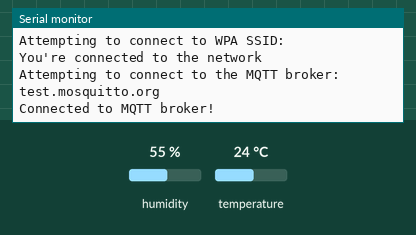
This sketch was run on a simulated Arduino Uno R4 WiFi. Shown: the last lines printed to the serial monitor. The test bench sets the inputs (shaded band); at power-on: temperature 24 °C, humidity 55 %. WiFi joins after 1.5 s; servers stay silent unless stated; no MQTT or app messages arrive unless stated; not simulated (calls return 0 or success): arduino_secrets.h.

Above: at 4.7 s.
4.8 s: temperature set to 12 °C
At 11.0 s:
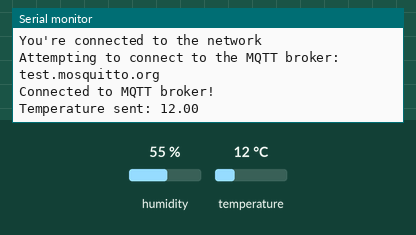
17.1 s: temperature set to 19 °C
At 21.0 s:
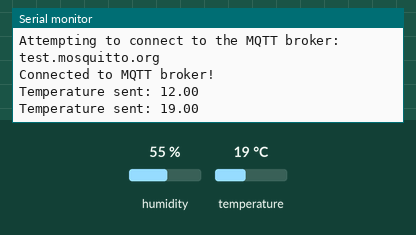

The sketch:

MQTT_Publishe.ino
```cpp
#include "arduino_secrets.h"
#include <ArduinoMqttClient.h>
#include <WiFiS3.h>
#include "temp.h"

const char* ssid = SECRET_SSID;
const char* pass = SECRET_PASS;

// const char * ClientUser = "yourmqttuser";
// const char * ClientPass = yourmqttpass;

WiFiClient wifiClient;
MqttClient mqttClient(wifiClient);

//online test broker  "test.mosquitto.org"
const char broker[] = "test.mosquitto.org";
int port = 1883;

// const char* broker = "Your_SECRET_BROKER";
// const int port = "Your_SECRET_BROKER_PORT";

const char MyTempTopic[] = "your topic";

const long interval = 10000;
unsigned long previousMillis = 0;

void setup() {
  setupSensor();
  Serial.begin(9600);
  while(!Serial){};

  Serial.print("Attempting to connect to WPA SSID: ");
  Serial.println(ssid);

  while(WiFi.begin(ssid, pass) != WL_CONNECTED){
    Serial.print(".");
    delay(5000);
  }

  Serial.print("You're connected to the network");
  Serial.println();

  //MQTT password
  // mqttClient.setUsernamePassword(ClientUser, ClientPass);
  Serial.print("Attempting to connect to the MQTT broker: ");
  Serial.println(broker);

  if(!mqttClient.connect(broker, port)){
    Serial.print("MQTT connection failed! Error code = ");
    Serial.println(mqttClient.connectError());
    while(1);
  }

  Serial.println("Connected to MQTT broker!");
}

void loop() {
  mqttClient.poll();
  unsigned long currentMillis = millis();

  if(currentMillis - previousMillis >= interval){
    previousMillis = currentMillis;

    mqttClient.beginMessage(MyTempTopic);
    mqttClient.print(lasTemperatur());
    mqttClient.endMessage();

    Serial.print("Temperature sent: ");
    Serial.println(lasTemperatur());
  }
}
```

temp.cpp
```cpp
// tempratur.cpp
#include "temp.h"
#include <Arduino.h>

// Definitioner
const int sensorPin = 7;
float temperatur = 0;
float fuktighet = 0;
bool sensorStatus = false;
DHT dht(sensorPin, DHT22);

void setupSensor() {
  dht.begin();
  delay(2000);
}

float lasTemperatur() {
  temperatur = dht.readTemperature();
  return temperatur;
}

float lasFuktighet() {
  fuktighet = dht.readHumidity();
  return fuktighet;
}

void printTempInfo(){
  Serial.print("Temperatur: ");
  Serial.print(temperatur);
  Serial.println("°C");
  Serial.print("Fuktighet: ");
  Serial.print(fuktighet);
  Serial.println("%");
  Serial.println("------------");
}
```

temp.h
```cpp
#ifndef TEMP_H  // Include guard
#define TEMP_H

#include <DHT.h>

// Deklarationer
extern const int sensorPin;
extern float temperatur;
extern float fuktighet;
extern bool sensorStatus;
extern DHT dht;

// Funktionsdeklarationer
void setupSensor();
float lasTemperatur();
float lasFuktighet();
void printTempInfo();

#endif
```

Measured:
- after the input at 4.8 s, the serial monitor: prints a new line after 5.2 s (image 1)
- after the input at 17.1 s, the serial monitor: prints a new line after 2.9 s (image 2)
